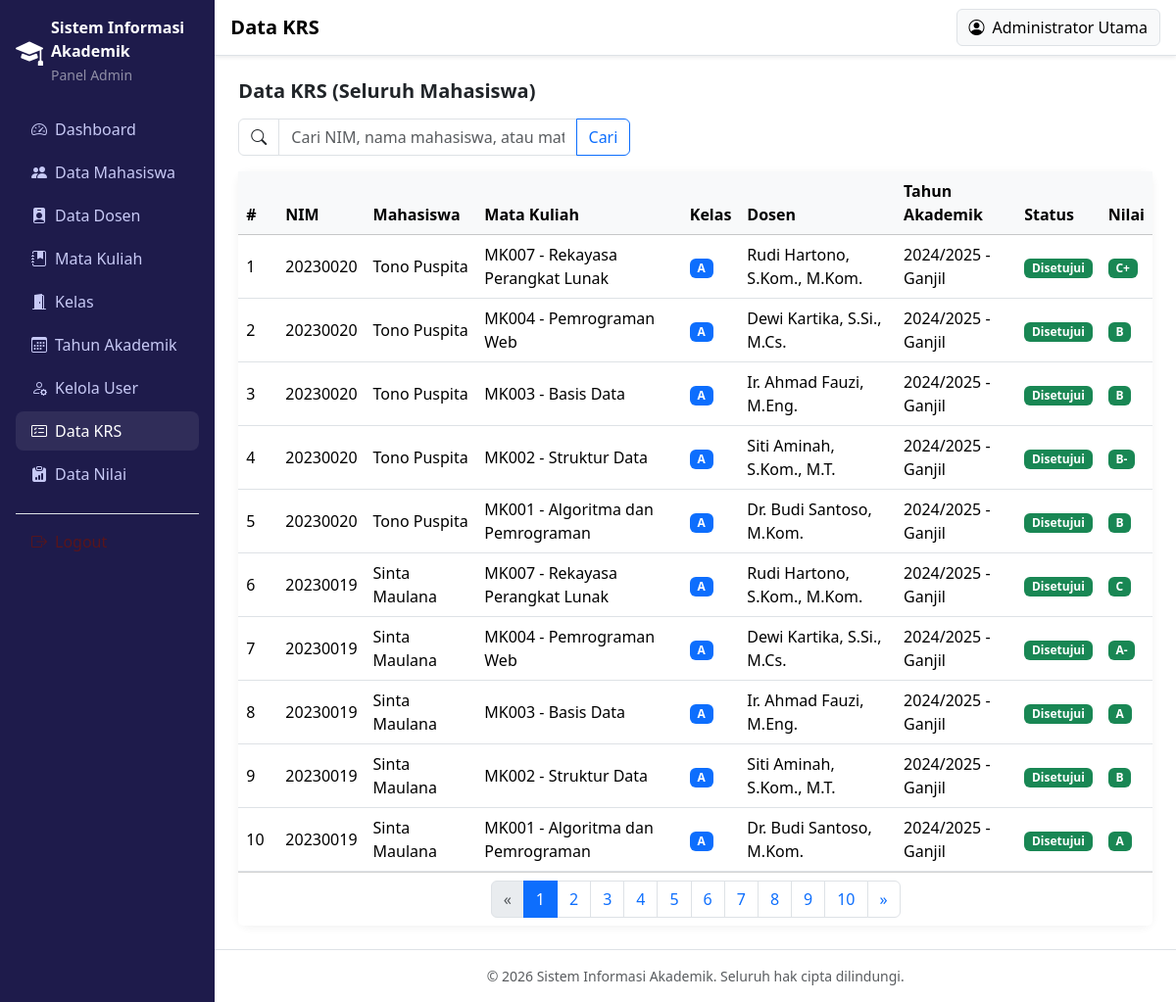
The app's page /admin/krs.php (signed in) with its own data.
### tables this page shows
CREATE TABLE `krs` (
  `id` INT UNSIGNED AUTO_INCREMENT PRIMARY KEY,
  `mahasiswa_id` INT UNSIGNED NOT NULL,
  `kelas_id` INT UNSIGNED NOT NULL,
  `tahun_akademik_id` INT UNSIGNED NOT NULL,
  `tanggal_input` DATE NOT NULL,
  `status` ENUM('diajukan', 'disetujui', 'ditolak') NOT NULL DEFAULT 'diajukan',
  `created_at` TIMESTAMP DEFAULT CURRENT_TIMESTAMP,
  CONSTRAINT `fk_krs_mahasiswa` FOREIGN KEY (`mahasiswa_id`) REFERENCES `mahasiswa`(`id`) ON DELETE CASCADE ON UPDATE CASCADE,
  CONSTRAINT `fk_krs_kelas` FOREIGN KEY (`kelas_id`) REFERENCES `kelas`(`id`) ON DELETE CASCADE ON UPDATE CASCADE,
  CONSTRAINT `fk_krs_tahun` FOREIGN KEY (`tahun_akademik_id`) REFERENCES `tahun_akademik`(`id`) ON DELETE CASCADE ON UPDATE CASCADE,
  UNIQUE KEY `uniq_krs_mhs_kelas` (`mahasiswa_id`, `kelas_id`)
);

CREATE TABLE `mahasiswa` (
  `id` INT UNSIGNED AUTO_INCREMENT PRIMARY KEY,
  `user_id` INT UNSIGNED NOT NULL UNIQUE,
  `nim` VARCHAR(20) NOT NULL UNIQUE,
  `nama` VARCHAR(100) NOT NULL,
  `jenis_kelamin` ENUM('L', 'P') NOT NULL,
  `angkatan` YEAR NOT NULL,
  `no_hp` VARCHAR(20) DEFAULT NULL,
  `alamat` TEXT DEFAULT NULL,
  `foto` VARCHAR(255) DEFAULT NULL,
  `created_at` TIMESTAMP DEFAULT CURRENT_TIMESTAMP,
  CONSTRAINT `fk_mahasiswa_user` FOREIGN KEY (`user_id`) REFERENCES `users`(`id`) ON DELETE CASCADE ON UPDATE CASCADE
);

CREATE TABLE `mata_kuliah` (
  `id` INT UNSIGNED AUTO_INCREMENT PRIMARY KEY,
  `kode_mk` VARCHAR(20) NOT NULL UNIQUE,
  `nama_mk` VARCHAR(150) NOT NULL,
  `sks` TINYINT UNSIGNED NOT NULL,
  `semester` TINYINT UNSIGNED NOT NULL COMMENT 'semester ke berapa mk ini ditawarkan',
  `created_at` TIMESTAMP DEFAULT CURRENT_TIMESTAMP
);

CREATE TABLE `kelas` (
  `id` INT UNSIGNED AUTO_INCREMENT PRIMARY KEY,
  `mata_kuliah_id` INT UNSIGNED NOT NULL,
  `dosen_id` INT UNSIGNED NOT NULL,
  `tahun_akademik_id` INT UNSIGNED NOT NULL,
  `nama_kelas` VARCHAR(10) NOT NULL COMMENT 'contoh: A, B, C',
  `hari` VARCHAR(20) DEFAULT NULL,
  `jam` VARCHAR(30) DEFAULT NULL,
  `ruang` VARCHAR(20) DEFAULT NULL,
  `kuota` INT UNSIGNED NOT NULL DEFAULT 30,
  `created_at` TIMESTAMP DEFAULT CURRENT_TIMESTAMP,
  CONSTRAINT `fk_kelas_matkul` FOREIGN KEY (`mata_kuliah_id`) REFERENCES `mata_kuliah`(`id`) ON DELETE CASCADE ON UPDATE CASCADE,
  CONSTRAINT `fk_kelas_dosen` FOREIGN KEY (`dosen_id`) REFERENCES `dosen`(`id`) ON DELETE CASCADE ON UPDATE CASCADE,
  CONSTRAINT `fk_kelas_tahun` FOREIGN KEY (`tahun_akademik_id`) REFERENCES `tahun_akademik`(`id`) ON DELETE CASCADE ON UPDATE CASCADE
);

CREATE TABLE `dosen` (
  `id` INT UNSIGNED AUTO_INCREMENT PRIMARY KEY,
  `user_id` INT UNSIGNED NOT NULL UNIQUE,
  `nidn` VARCHAR(20) NOT NULL UNIQUE,
  `nama` VARCHAR(100) NOT NULL,
  `jenis_kelamin` ENUM('L', 'P') NOT NULL,
  `no_hp` VARCHAR(20) DEFAULT NULL,
  `alamat` TEXT DEFAULT NULL,
  `foto` VARCHAR(255) DEFAULT NULL,
  `created_at` TIMESTAMP DEFAULT CURRENT_TIMESTAMP,
  CONSTRAINT `fk_dosen_user` FOREIGN KEY (`user_id`) REFERENCES `users`(`id`) ON DELETE CASCADE ON UPDATE CASCADE
);

CREATE TABLE `tahun_akademik` (
  `id` INT UNSIGNED AUTO_INCREMENT PRIMARY KEY,
  `tahun` VARCHAR(20) NOT NULL COMMENT 'contoh: 2024/2025',
  `semester` ENUM('Ganjil', 'Genap') NOT NULL,
  `status` ENUM('aktif', 'nonaktif') NOT NULL DEFAULT 'nonaktif',
  `created_at` TIMESTAMP DEFAULT CURRENT_TIMESTAMP,
  UNIQUE KEY `uniq_tahun_semester` (`tahun`, `semester`)
);

CREATE TABLE `nilai` (
  `id` INT UNSIGNED AUTO_INCREMENT PRIMARY KEY,
  `krs_id` INT UNSIGNED NOT NULL UNIQUE,
  `nilai_angka` DECIMAL(5,2) NOT NULL COMMENT 'nilai 0-100',
  `nilai_huruf` ENUM('A','A-','B+','B','B-','C+','C','D','E') NOT NULL,
  `bobot` DECIMAL(3,2) NOT NULL COMMENT 'bobot IPK: A=4.00 ... E=0.00',
  `created_at` TIMESTAMP DEFAULT CURRENT_TIMESTAMP,
  `updated_at` TIMESTAMP DEFAULT CURRENT_TIMESTAMP ON UPDATE CURRENT_TIMESTAMP,
  CONSTRAINT `fk_nilai_krs` FOREIGN KEY (`krs_id`) REFERENCES `krs`(`id`) ON DELETE CASCADE ON UPDATE CASCADE
);

### admin/krs.php (the view, shortened to what this page needs)
<?php
require_once __DIR__ . '/../includes/functions.php';
$db = Database::getConnection();
$keyword = cleanInput($_GET['q'] ?? '');
$perHalaman = 10;
$halaman = max(1, (int) ($_GET['page'] ?? 1));
$offset = ($halaman - 1) * $perHalaman;
$whereClause = '';
$params = [];
$sqlCount = "
    SELECT COUNT(*) AS total
    FROM krs k
    JOIN mahasiswa m ON m.id = k.mahasiswa_id
    JOIN kelas kl ON kl.id = k.kelas_id
    JOIN mata_kuliah mk ON mk.id = kl.mata_kuliah_id
" . $whereClause;
$stmtCount = $db->prepare($sqlCount);
$stmtCount->execute($params);
$totalData = (int) $stmtCount->fetch()['total'];
$totalHalaman = (int) ceil($totalData / $perHalaman);
$sql = "
    SELECT k.id, k.tanggal_input, k.status,
           m.nim, m.nama AS nama_mahasiswa,
           mk.kode_mk, mk.nama_mk, kl.nama_kelas,
           d.nama AS nama_dosen, ta.tahun, ta.semester,
           n.nilai_huruf
    FROM krs k
    JOIN mahasiswa m ON m.id = k.mahasiswa_id
    JOIN kelas kl ON kl.id = k.kelas_id
    JOIN mata_kuliah mk ON mk.id = kl.mata_kuliah_id
    JOIN dosen d ON d.id = kl.dosen_id
    JOIN tahun_akademik ta ON ta.id = k.tahun_akademik_id
    LEFT JOIN nilai n ON n.krs_id = k.id
" . $whereClause . ' ORDER BY k.id DESC LIMIT :limit OFFSET :offset';
$stmt = $db->prepare($sql);
$stmt->bindValue(':limit', $perHalaman, PDO::PARAM_INT);
$stmt->bindValue(':offset', $offset, PDO::PARAM_INT);
$stmt->execute();
$daftarKrs = $stmt->fetchAll();
require_once __DIR__ . '/../includes/header.php';
?>
<div class="d-flex justify-content-between align-items-center mb-3 flex-wrap gap-2">
    <h5 class="fw-bold mb-0">Data KRS (Seluruh Mahasiswa)</h5>
</div>
<form action="" method="GET" class="mb-3">
    <div class="input-group" style="max-width: 400px;">
        <span class="input-group-text bg-white"><i class="bi bi-search"></i></span>
        <input type="text" name="q" class="form-control" placeholder="Cari NIM, nama mahasiswa, atau mata kuliah..." value="<?= htmlspecialchars($keyword) ?>">
        <button type="submit" class="btn btn-outline-primary">Cari</button>
    </div>
</form>
<div class="card card-stat">
    <div class="card-body p-0">
        <div class="table-responsive">
            <table class="table table-hover align-middle mb-0">
                <thead class="table-light">
                    <tr>
                        <th style="width: 40px;">#</th>
                        <th>NIM</th>
                        <th>Mahasiswa</th>
                        <th>Mata Kuliah</th>
                        <th>Kelas</th>
                        <th>Dosen</th>
                        <th>Tahun Akademik</th>
                        <th>Status</th>
                        <th>Nilai</th>
                    </tr>
                </thead>
                <tbody>
                    <?php if (empty($daftarKrs)): ?>
                        <tr>
                            <td colspan="9" class="text-center text-muted py-3">Belum ada data KRS.</td>
                        </tr>
                    <?php else: ?>
                        <?php foreach ($daftarKrs as $i => $k): ?>
                            <tr>
                                <td><?= $offset + $i + 1 ?></td>
                                <td><?= htmlspecialchars($k['nim']) ?></td>
                                <td><?= htmlspecialchars($k['nama_mahasiswa']) ?></td>
                                <td><?= htmlspecialchars($k['kode_mk'] . ' - ' . $k['nama_mk']) ?></td>
                                <td><span class="badge bg-primary"><?= htmlspecialchars($k['nama_kelas']) ?></span></td>
                                <td><?= htmlspecialchars($k['nama_dosen']) ?></td>
                                <td><?= htmlspecialchars($k['tahun'] . ' - ' . $k['semester']) ?></td>
                                <td>
                                    <?php
                                    $statusBadge = match ($k['status']) {
                                        'disetujui' => 'bg-success',
                                        'ditolak' => 'bg-danger',
                                        default => 'bg-warning text-dark',
                                    };
                                    ?>
                                    <span class="badge <?= $statusBadge ?>"><?= htmlspecialchars(ucfirst($k['status'])) ?></span>
                                </td>
                                <td>
                                    <?php if ($k['nilai_huruf']): ?>
                                        <span class="badge bg-success"><?= htmlspecialchars($k['nilai_huruf']) ?></span>
                                    <?php else: ?>
                                        <span class="badge bg-secondary">Belum Ada</span>
                                    <?php endif; ?>
                                </td>
                            </tr>
                        <?php endforeach; ?>
                    <?php endif; ?>
                </tbody>
            </table>
        </div>
    </div>
    <?php if ($totalHalaman > 1): ?>
    <div class="card-footer bg-white">
        <?= renderPagination($halaman, $totalHalaman, 'admin/krs.php', $keyword !== '' ? ['q' => $keyword] : []) ?>
    </div>
    <?php endif; ?>
</div>
<?php require_once __DIR__ . '/../includes/footer.php'; ?>

### assets/css/style.css (style rules this page uses)
:root { --sia-primary: #4f46e5; --sia-primary-dark: #3730a3; --sia-bg-soft: #f4f5fb; }
body { font-family: 'Segoe UI', Roboto, Arial, sans-serif; }
.card-stat { border: none; border-radius: 12px; box-shadow: 0 2px 10px rgba(0, 0, 0, 0.06); }

### records on screen
krs: i "1", mahasiswa.nim "20230020", mahasiswa.nama "Tono Puspita", mata_kuliah.kode_mk+nama_mk "MK007 - Rekayasa Perangkat Lunak", kelas.nama_kelas "A", dosen.nama "Rudi Hartono, S.Kom., M.Kom.", tahun_akademik.semester "2024/2025 - Ganjil", status "Disetujui", nilai.nilai_huruf "C+"
krs: i "2", mahasiswa.nim "20230020", mahasiswa.nama "Tono Puspita", mata_kuliah.kode_mk+nama_mk "MK004 - Pemrograman Web", kelas.nama_kelas "A", dosen.nama "Dewi Kartika, S.Si., M.Cs.", tahun_akademik.semester "2024/2025 - Ganjil", status "Disetujui", nilai.nilai_huruf "B"
krs: i "3", mahasiswa.nim "20230020", mahasiswa.nama "Tono Puspita", mata_kuliah.kode_mk+nama_mk "MK003 - Basis Data", kelas.nama_kelas "A", dosen.nama "Ir. Ahmad Fauzi, M.Eng.", tahun_akademik.semester "2024/2025 - Ganjil", status "Disetujui", nilai.nilai_huruf "B"
krs: i "4", mahasiswa.nim "20230020", mahasiswa.nama "Tono Puspita", mata_kuliah.kode_mk+nama_mk "MK002 - Struktur Data", kelas.nama_kelas "A", dosen.nama "Siti Aminah, S.Kom., M.T.", tahun_akademik.semester "2024/2025 - Ganjil", status "Disetujui", nilai.nilai_huruf "B-"
krs: i "5", mahasiswa.nim "20230020", mahasiswa.nama "Tono Puspita", mata_kuliah.kode_mk+nama_mk "MK001 - Algoritma dan Pemrograman", kelas.nama_kelas "A", dosen.nama "Dr. Budi Santoso, M.Kom.", tahun_akademik.semester "2024/2025 - Ganjil", status "Disetujui", nilai.nilai_huruf "B"
krs: i "6", mahasiswa.nim "20230019", mahasiswa.nama "Sinta Maulana", mata_kuliah.kode_mk+nama_mk "MK007 - Rekayasa Perangkat Lunak", kelas.nama_kelas "A", dosen.nama "Rudi Hartono, S.Kom., M.Kom.", tahun_akademik.semester "2024/2025 - Ganjil", status "Disetujui", nilai.nilai_huruf "C"
krs: i "7", mahasiswa.nim "20230019", mahasiswa.nama "Sinta Maulana", mata_kuliah.kode_mk+nama_mk "MK004 - Pemrograman Web", kelas.nama_kelas "A", dosen.nama "Dewi Kartika, S.Si., M.Cs.", tahun_akademik.semester "2024/2025 - Ganjil", status "Disetujui", nilai.nilai_huruf "A-"
krs: i "8", mahasiswa.nim "20230019", mahasiswa.nama "Sinta Maulana", mata_kuliah.kode_mk+nama_mk "MK003 - Basis Data", kelas.nama_kelas "A", dosen.nama "Ir. Ahmad Fauzi, M.Eng.", tahun_akademik.semester "2024/2025 - Ganjil", status "Disetujui", nilai.nilai_huruf "A"
krs: i "9", mahasiswa.nim "20230019", mahasiswa.nama "Sinta Maulana", mata_kuliah.kode_mk+nama_mk "MK002 - Struktur Data", kelas.nama_kelas "A", dosen.nama "Siti Aminah, S.Kom., M.T.", tahun_akademik.semester "2024/2025 - Ganjil", status "Disetujui", nilai.nilai_huruf "B"
krs: i "10", mahasiswa.nim "20230019", mahasiswa.nama "Sinta Maulana", mata_kuliah.kode_mk+nama_mk "MK001 - Algoritma dan Pemrograman", kelas.nama_kelas "A", dosen.nama "Dr. Budi Santoso, M.Kom.", tahun_akademik.semester "2024/2025 - Ganjil", status "Disetujui", nilai.nilai_huruf "A"

### other values on screen
APP_NAME "Sistem Informasi Akademik"
$role "Admin"
$pageTitle "Data KRS"
currentUserName() "Administrator Utama"
